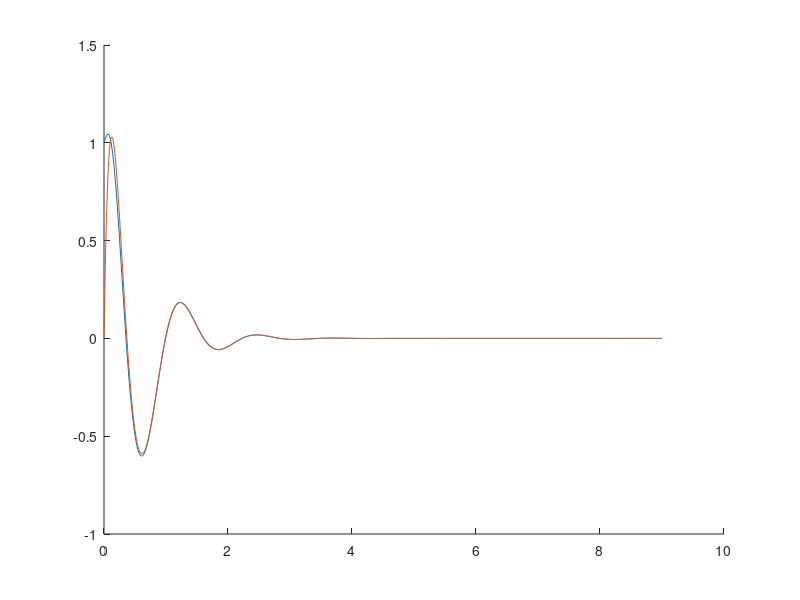

Reproduce this figure in MATLAB.
% Controller implemented in state space form, reference is considered to be origin of configuration space.
A = [0 , 1 ; 0 , 0 ] ; B = [0 ; 1];  C = [1,0];
G1 = ctrb(A,B); G2 = obsv(A,C);

assert(rank(G1) == length(G1), "Controllability Error");
assert(rank(G2) == length(G2), "Observability Error");

%************* Desired Poles *******************
% Poles of controllability matrix
% p1 = [-1 , -2];
p1 = [-2-5j , -2+5j];
%--------------------------
% Poles of observability matrix
p2 = [-9, -10];
%***********************************************

%******* Function to track,Sort of external System ********
time = 0:0.01:9;
% des = sin(3*time);
des = time>=0;
%**********************************************************

k = place(A  , B  , p1);
l = (place(A' , C' , p2))';

x = [1;1] ; xh = [0;0] ;t = 0 ; tf = 9; dt = 0.01;
X = [] ; T =[]; XH = [];
while(t<=tf)
	u = -k*(xh);
	y = C*x;
	XH = [XH,xh];
	X=[X,x];
	x = x + dt*(A*x+B*u);
	xh = xh+ dt*(A*xh + B*u + l*(y - C*xh));
	t = t + dt;
end

hold on
% plot(time,des)
plot(time,X(1,:)) 
plot(time,XH(1,:))
